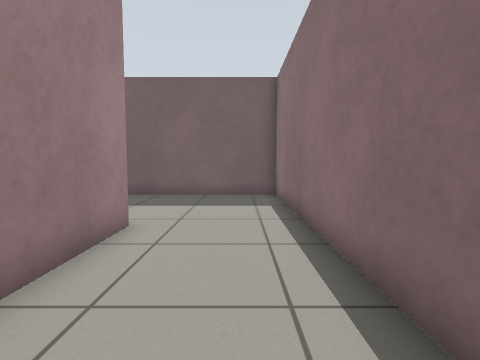
View 1 (above)

15 first-person views from a walk through a Gazebo world. The camera is 0.72 m above the floor, tilts 4° down and sees 85° across. The floor is counted in squares, 0.5 m on a side. Each view is taken from the middle of a square. On the plan, view 1 faces up. The plan holds only what a view shows up to about 13 squares ahead; the rest is blank.

View 2
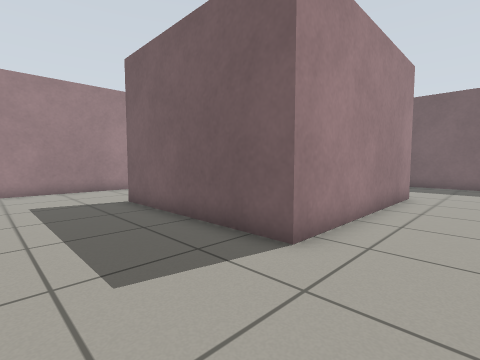

View 3
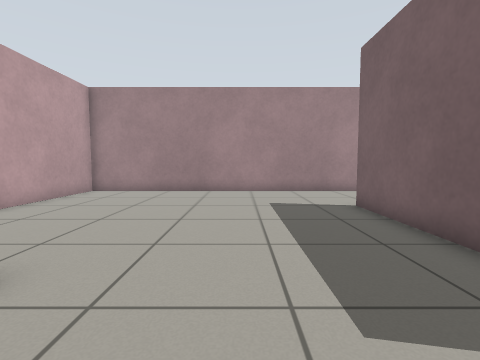

View 4
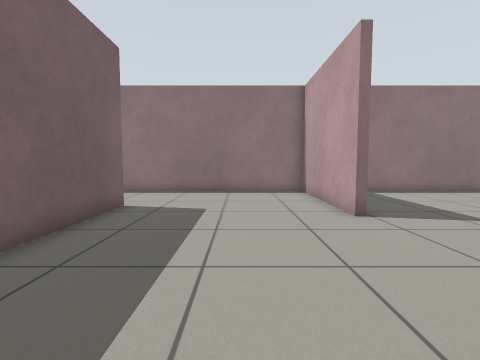

View 5
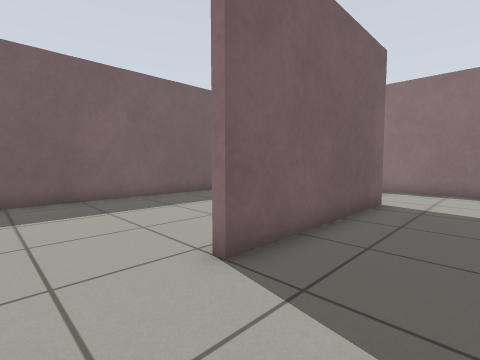

View 6
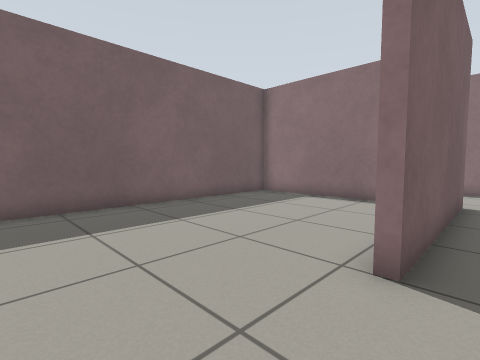

View 7
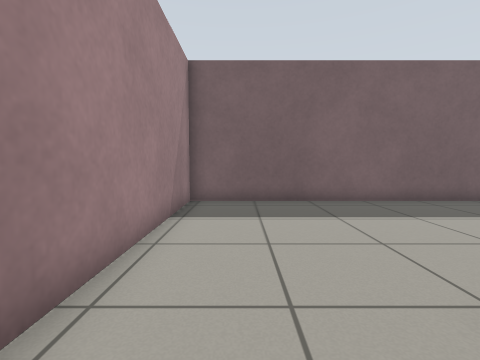

View 8
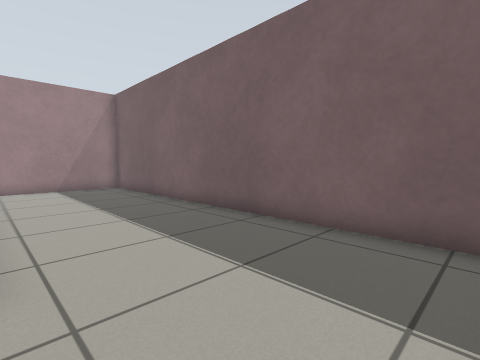

View 9
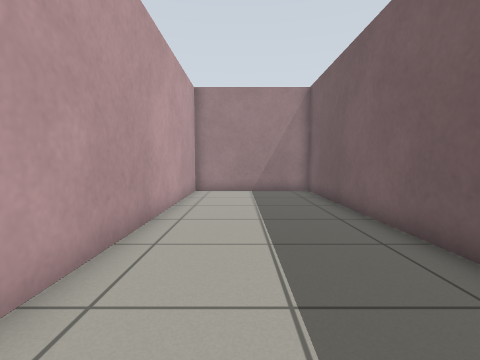

View 10
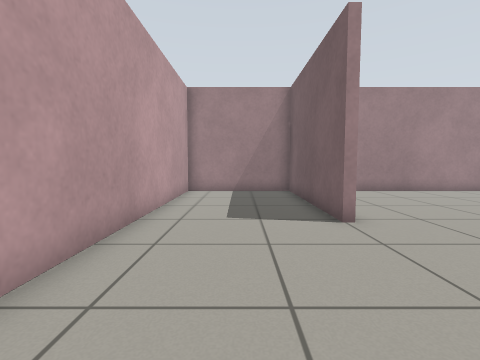

View 11
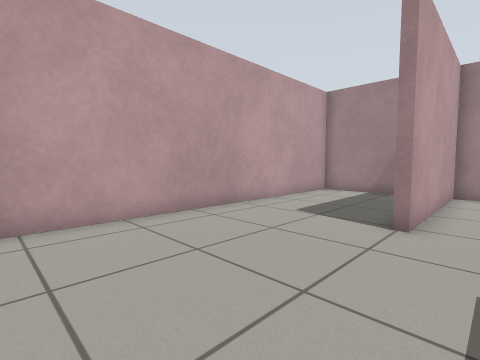

View 12
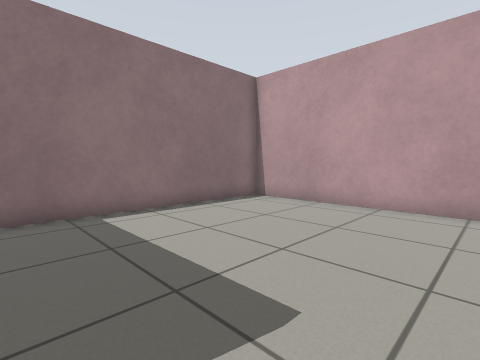

View 13
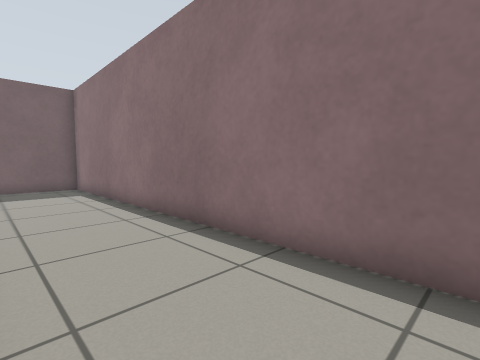

View 14
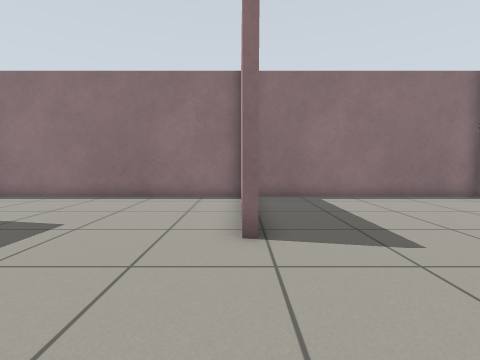

View 15
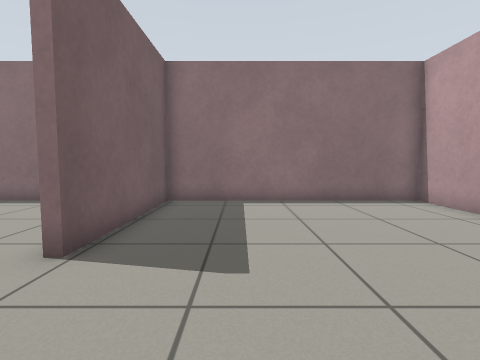

### Floor plan
Ten units are one square. View 1 is at (0, 0); x grows to the right and y downward. Boxes are objects, and circles mark ways between rooms. Rooms are numbered by the first view taken in them; rooms with no view inside come last. Other rooms are left out.
<svg viewBox="-143 -119 164 309">
<path fill="none" stroke="#000" d="M-43 91 16 91 16 -114 -138 -114 -138 -58 -32 -58M-138 24 -138 133 -71 133M-25 -59 -25 22 -95 22M-70 136 -138 136 -138 185 16 185 16 94 -43 94M-28 -1 -28 -55 -138 -55 -138 24"/>
<circle cx="-58" cy="110" r="3" fill="#2a7"/>
<circle cx="-115" cy="20" r="3" fill="#2a7"/>
<text x="-60" y="30">1</text>
<text x="-50" y="150">2</text>
<text x="-90" y="-20">3</text>
</svg>
Room 1 opens to room 2. Room 1 opens to room 3.

Where each view was taken, in squares from view 1:
view 1: 0 up, 0 right, facing up
view 2: 6 down, 0 right, facing up-left
view 3: 6 down, 1 left, facing left
view 4: 6 down, 11 left, facing right
view 5: 5 down, 12 left, facing up-right
view 6: 3 down, 13 left, facing up-right
view 7: 4 down, 12 left, facing up
view 8: 6 up, 1 right, facing up-left
view 9: 8 up, 1 left, facing left
view 10: 16 down, 1 left, facing left
view 11: 12 down, 1 left, facing down-left
view 12: 10 down, 6 left, facing down-right
view 13: 4 down, 2 left, facing up-right
view 14: 9 down, 9 left, facing right
view 15: 12 down, 8 left, facing right
